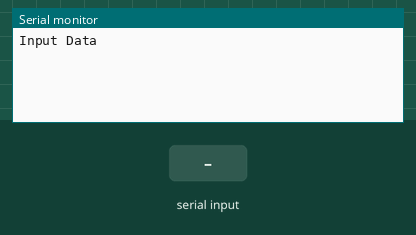
Simulated run of this sketch. Board: Arduino Uno, built with avr-gcc and run on an emulated ATmega328P. On the bench: the last lines printed to the serial monitor. The inputs (shaded band) are chosen by the test bench.

Above: at 1.2 s.
1.3 s: "1" received over Serial
At 2.5 s:
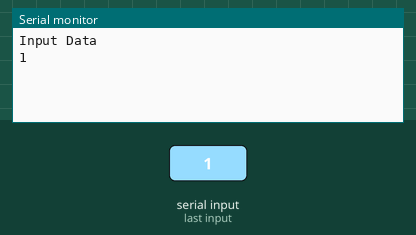
2.8 s: "0" received over Serial
At 4.0 s:
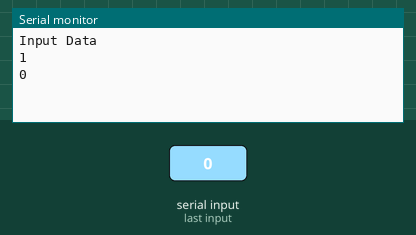
4.3 s: "2" received over Serial
At 5.1 s:
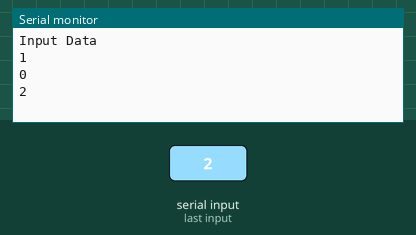

Measured:
- after the input at 1.3 s, the serial monitor: prints a new line at once (image 1)
- after the input at 2.8 s, the serial monitor: prints a new line at once (image 2)
- after the input at 4.3 s, the serial monitor: prints a new line at once (image 3)

The sketch:

r_string.ino
```cpp
String rx_byte="";
void setup() {
  // put your setup code here, to run once:
  Serial.begin(9600);
  Serial.setTimeout(10);
  Serial.println("Input Data");
}

void loop() {

   while (Serial.available()==0){}
   rx_byte=Serial.readString();
   Serial.println(rx_byte);
  // put your main code here, to run repeatedly:
}
```
